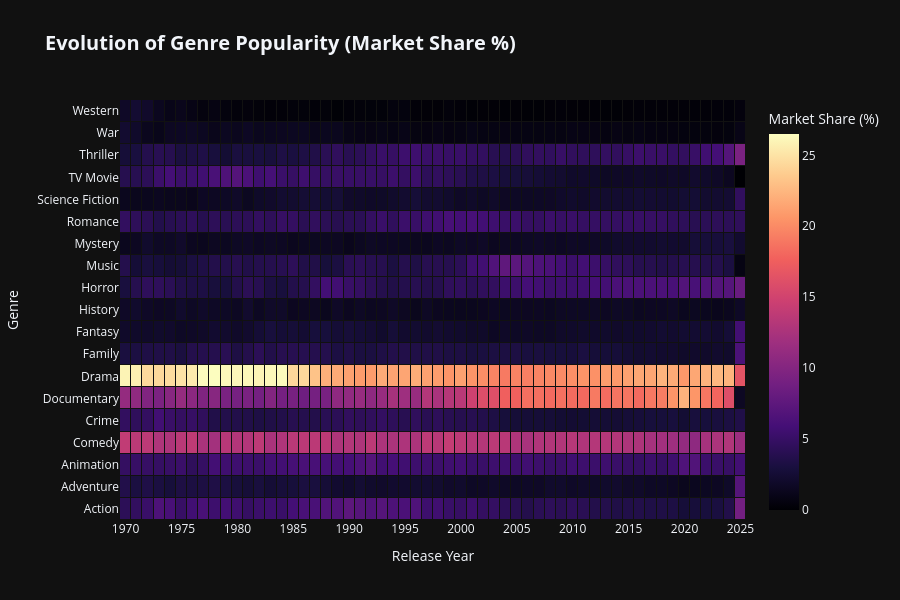

Notebook source saved alongside this figure:
### Markdown cell above
### Chart

### Code cell
# Use the clean matrices created above
data_color = heatmap_pct
data_real = heatmap_count

# --- HOVER TEXT GENERATION ---
hover_text_matrix = []
for genre in data_color.index:
    row = []
    for year in data_color.columns:
        pct = data_color.loc[genre, year]
        count = data_real.loc[genre, year]

        # Tooltip content
        txt = (f"<b>{genre}</b> ({year})<br>"
               f"Market Share: <b>{pct:.1f}%</b><br>"
               f"Total Movies: {int(count)}")
        row.append(txt)
    hover_text_matrix.append(row)

# Create Heatmap
fig = go.Figure(data=go.Heatmap(
    z=data_color.values,
    x=data_color.columns,
    y=data_color.index,

    hovertext=hover_text_matrix,
    hovertemplate="%{hovertext}<extra></extra>",

    colorscale='Magma',
    xgap=1,
    ygap=1,
    colorbar=dict(title="Market Share (%)")
))

fig.update_layout(
    title={
        'text': "<b>Evolution of Genre Popularity (Market Share %)</b>",
        'font': dict(size=20)
    },
    xaxis_title="Release Year",
    yaxis_title="Genre",
    template="plotly_dark",
    height=600,

    # Axis formatting
    xaxis=dict(
        showgrid=False,
        dtick=5, # Show a label every 5 years
        tickmode='linear',
        range=[1969.5, 2025.5]
    ),
    yaxis=dict(showgrid=False)
)

fig.show()

### Figure 1 — Plotly figure (JSON) as saved in the notebook; plotly's stock layout.template omitted (floating-point values rounded to 4 significant figures; data arrays with more than 128 entries replaced by an {"elided": "..."} marker saying what was removed)
{"data": [{"colorbar": {"title": {"text": "Market Share (%)"}}, "colorscale": [[0.0, "#000004"], [0.1111, "#180f3d"], [0.2222, "#440f76"], [0.3333, "#721f81"], [0.4444, "#9e2f7f"], [0.5556, "#cd4071"], [0.6667, "#f1605d"], [0.7778, "#fd9668"], [0.8889, "#feca8d"], [1.0, "#fcfdbf"]], "hovertemplate": "%{hovertext}<extra></extra>", "hovertext": {"elided": "19x56 str values"}, "x": [1970, 1971, 1972, 1973, 1974, 1975, 1976, 1977, 1978, 1979, 1980, 1981, 1982, 1983, 1984, 1985, 1986, 1987, 1988, 1989, 1990, 1991, 1992, 1993, 1994, 1995, 1996, 1997, 1998, 1999, 2000, 2001, 2002, 2003, 2004, 2005, 2006, 2007, 2008, 2009, 2010, 2011, 2012, 2013, 2014, 2015, 2016, 2017, 2018, 2019, 2020, 2021, 2022, 2023, 2024, 2025], "xgap": 1, "y": ["Action", "Adventure", "Animation", "Comedy", "Crime", "Documentary", "Drama", "Family", "Fantasy", "History", "Horror", "Music", "Mystery", "Romance", "Science Fiction", "TV Movie", "Thriller", "War", "Western"], "ygap": 1, "z": {"elided": "19x56 float values"}, "type": "heatmap"}], "layout": {"title": {"font": {"size": 20}, "text": "<b>Evolution of Genre Popularity (Market Share %)</b>"}, "xaxis": {"title": {"text": "Release Year"}, "showgrid": false, "dtick": 5, "tickmode": "linear", "range": [1970.0, 2026.0]}, "yaxis": {"title": {"text": "Genre"}, "showgrid": false}, "height": 600}}
